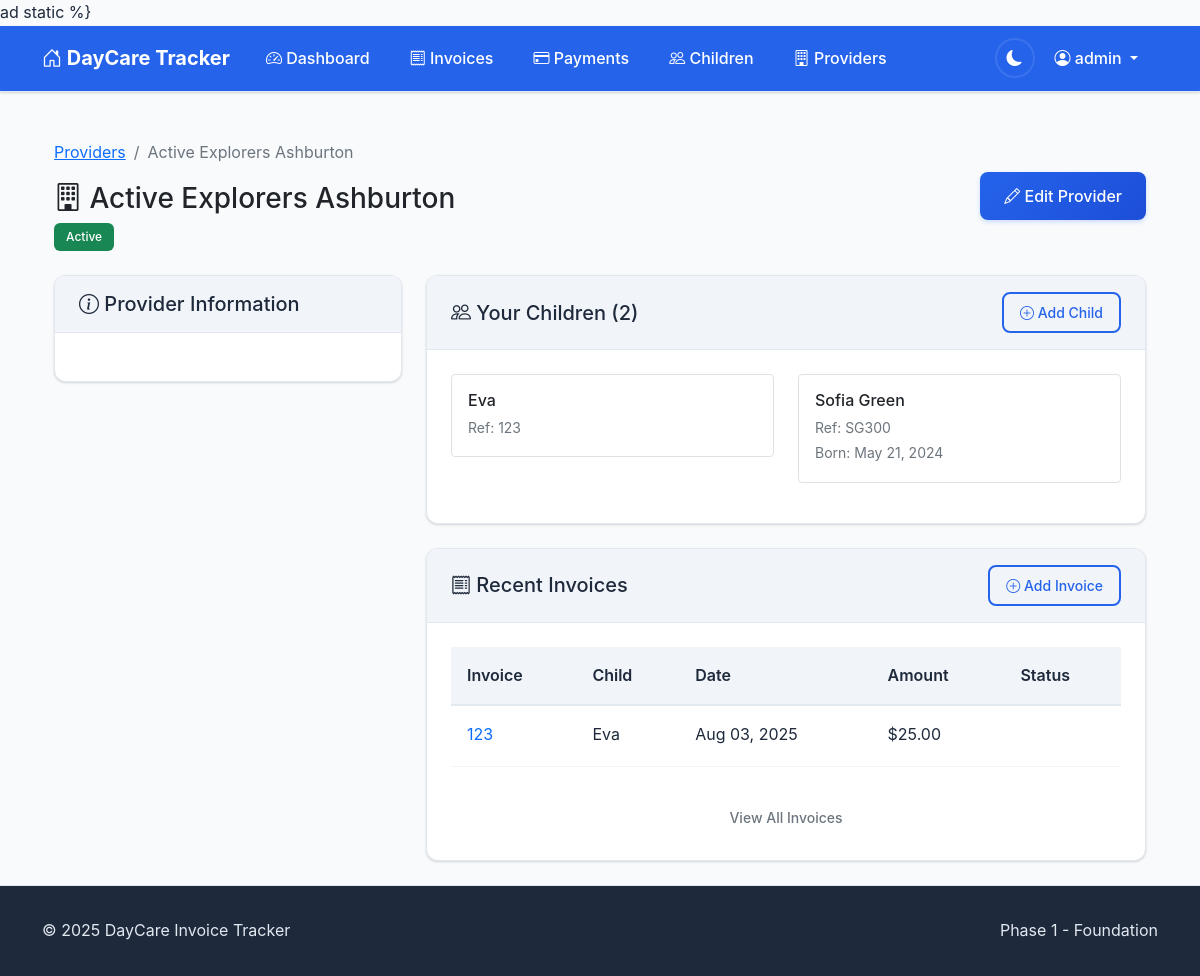
/providers/2/ (signed in), run on an earlier commit of the app's database.
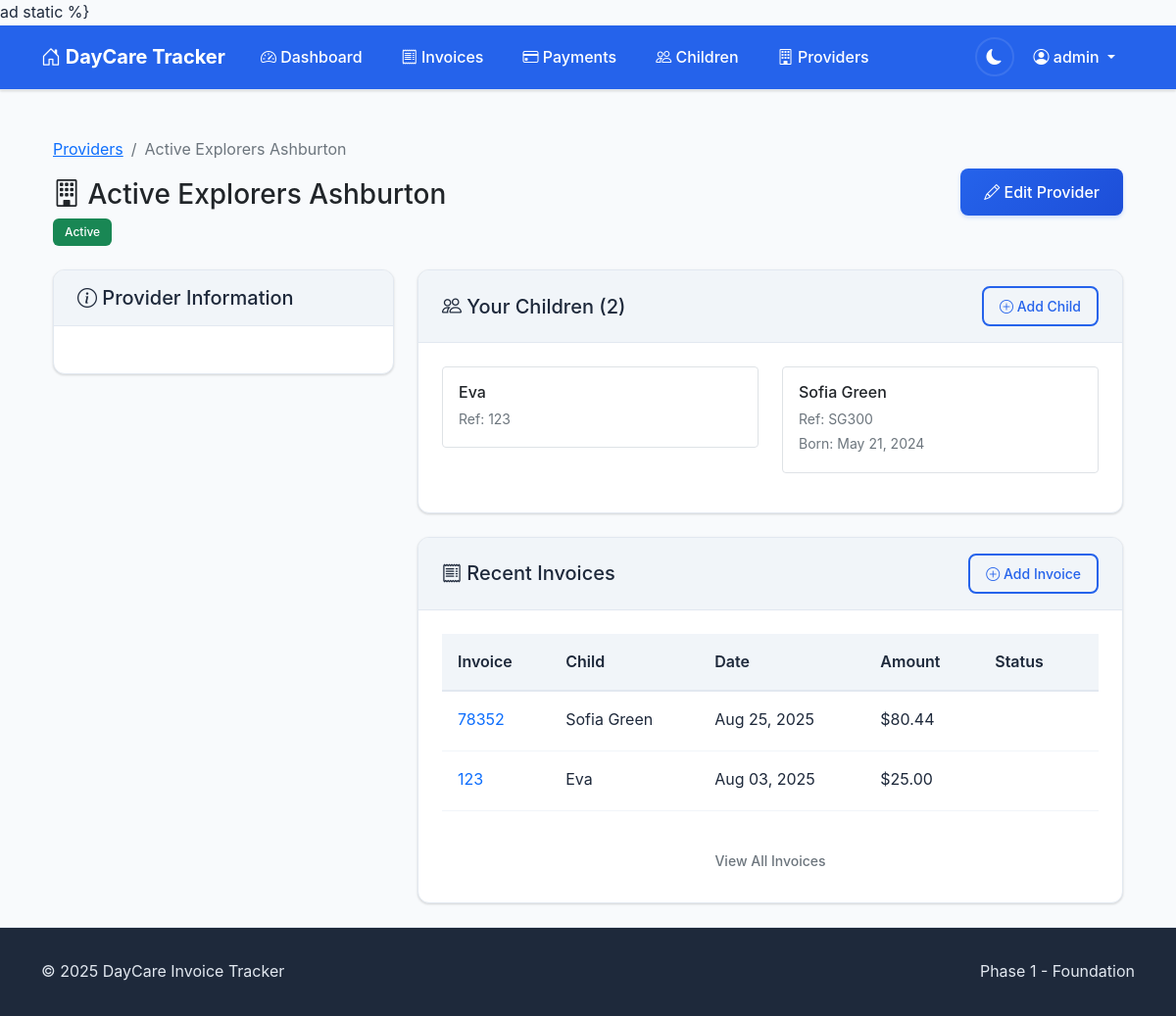
And on a later commit of the database.
### invoices/models.py (models this page shows, shortened)
class Child(models.Model):
    user = models.ForeignKey(User, on_delete=models.CASCADE, related_name='children')
    name = models.CharField(max_length=100)
    reference_number = models.CharField(max_length=20)
    date_of_birth = models.DateField(null=True, blank=True)
    daycare_provider = models.ForeignKey(DaycareProvider, on_delete=models.CASCADE, related_name='children')
    is_active = models.BooleanField(default=True)
    created_at = models.DateTimeField(auto_now_add=True)
    updated_at = models.DateTimeField(auto_now=True)
    class Meta:
        ordering = ['name']
        unique_together = ['user', 'reference_number', 'daycare_provider']

class Invoice(models.Model):
    PAYMENT_STATUS_CHOICES = [
        ('unpaid', 'Unpaid'),
        ('partial', 'Partially Paid'),
        ('paid', 'Paid'),
        ('overdue', 'Overdue'),
    ]
    child = models.ForeignKey(Child, on_delete=models.CASCADE, related_name='invoices')
    invoice_reference = models.CharField(max_length=50)
    period_start = models.DateField()
    period_end = models.DateField()
    issue_date = models.DateField()
    due_date = models.DateField(null=True, blank=True)
    original_amount = models.DecimalField(max_digits=10, decimal_places=2)
    discount_percentage = models.DecimalField(max_digits=5, decimal_places=2, default=Decimal('0.00'))
    discount_amount = models.DecimalField(max_digits=10, decimal_places=2, default=Decimal('0.00'))
    previous_balance = models.DecimalField(
        max_digits=10,
        decimal_places=2,
        default=Decimal('0.00'),
        help_text="Previous unpaid balance carried forward"
    )
    week_amount_due = models.DecimalField(
        max_digits=10,
        decimal_places=2,
        default=Decimal('0.00'),
        help_text="Amount due for this week only (excluding previous balance)"
    )
    total_amount_due = models.DecimalField(
        max_digits=10,
        decimal_places=2,
        default=Decimal('0.00'),
        help_text="Total amount due including previous balance"
    )
    amount_due = models.DecimalField(
        max_digits=10,
        decimal_places=2,
        help_text="Legacy field - use total_amount_due instead"
    )
    payment_status = models.CharField(max_length=10, choices=PAYMENT_STATUS_CHOICES, default='unpaid')
    fee_type = models.CharField(max_length=100, blank=True)
    pdf_file = models.FileField(upload_to='invoices/%Y/%m/', null=True, blank=True)
    extracted_from_email = models.BooleanField(default=False)
    email_message_id = models.CharField(max_length=255, blank=True)
    created_at = models.DateTimeField(auto_now_add=True)
    updated_at = models.DateTimeField(auto_now=True)
    class Meta:
        ordering = ['-issue_date']
        unique_together = ['child', 'invoice_reference']

### invoices/views.py (the view)
# urls.py: path('providers/<int:pk>/', views.ProviderDetailView.as_view(), name='provider_detail'),
class ProviderDetailView(LoginRequiredMixin, DetailView):
    model = DaycareProvider
    template_name = 'invoices/provider_detail.html'
    context_object_name = 'provider'
    def get_queryset(self):
        return DaycareProvider.objects.filter(
            children__user=self.request.user
        ).distinct()
    def get_context_data(self, **kwargs):
        context = super().get_context_data(**kwargs)
        provider = self.get_object()
        context['user_children'] = Child.objects.filter(
            user=self.request.user,
            daycare_provider=provider
        )
        context['invoices'] = Invoice.objects.filter(
            child__user=self.request.user,
            child__daycare_provider=provider
        ).select_related('child').order_by('-issue_date')[:10]
        return context

### templates/invoices/provider_detail.html (shortened to what the changed rows need)
{% extends 'base.html' %}
{% load static %}
{% block content %}
<div class="container-fluid py-4">
    <div class="row">
        <div class="col-12">
            <div class="d-flex justify-content-between align-items-center mb-4">
                <div>
                    <h2 class="h3 mb-0">
                        <i class="bi bi-building"></i>
                        {{ provider.name }}
                    </h2>
                </div>
            </div>
            <div class="row">
                <div class="col-lg-8">
                    <div class="card mb-4">
                        <div class="card-body">
                            {% if user_children %}
                            <div class="row">
                                {% for child in user_children %}
                                <div class="col-md-6 mb-3">
                                    <div class="border rounded p-3">
                                        <h6 class="mb-1">{{ child.name }}</h6>
                                        <small class="text-muted">
                                            Ref: {{ child.reference_number }}
                                        </small>
                                        {% if child.date_of_birth %}
                                        <br>
                                        <small class="text-muted">
                                            Born: {{ child.date_of_birth|date:"M d, Y" }}
                                        </small>
                                        {% endif %}
                                    </div>
                                </div>
                                {% endfor %}
                            </div>
                            {% else %}
                            <p class="text-muted mb-0">No children registered at this provider.</p>
                            {% endif %}
                        </div>
                    </div>
                    <div class="card">
                        <div class="card-body">
                            {% if invoices %}
                            <div class="table-responsive">
                                <table class="table table-sm">
                                    <thead>
                                        <tr>
                                            <th>Invoice</th>
                                            <th>Child</th>
                                            <th>Date</th>
                                            <th>Amount</th>
                                            <th>Status</th>
                                        </tr>
                                    </thead>
                                    <tbody>
                                        {% for invoice in invoices %}
                                        <tr>
                                            <td>
                                                <a href="{% url 'invoices:invoice_detail' invoice.pk %}" class="text-decoration-none">
                                                    {{ invoice.invoice_reference }}
                                                </a>
                                            </td>
                                            <td>{{ invoice.child.name }}</td>
                                            <td>{{ invoice.issue_date|date:"M d, Y" }}</td>
                                            <td>${{ invoice.amount_due|floatformat:2 }}</td>
                                            <td>
                                                <span class="badge bg-{{ invoice.payment_status|default:'secondary' }}">
                                                </span>
                                            </td>
                                        </tr>
                                        {% endfor %}
                                    </tbody>
                                </table>
                            </div>
                            {% else %}
                            <p class="text-muted mb-0">No invoices found for this provider.</p>
                            {% endif %}
                        </div>
                    </div>
                </div>
            </div>
        </div>
    </div>
</div>
{% endblock %}

What changed in the data, as far as the page shows it:
added Invoice: invoice_reference "78352", child.name "Sofia Green", issue_date "Aug 25, 2025", amount_due "80.44"
